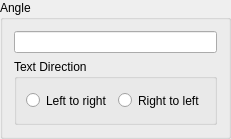
          <widget class="QGroupBox" name="bgShape">
           <property name="sizePolicy">
            <sizepolicy hsizetype="Minimum" vsizetype="Preferred">
             <horstretch>0</horstretch>
             <verstretch>0</verstretch>
            </sizepolicy>
           </property>
           <property name="minimumSize">
            <size>
             <width>80</width>
             <height>0</height>
            </size>
           </property>
           <property name="title">
            <string>Angle</string>
           </property>
           <layout class="QVBoxLayout">
            <item>
             <widget class="QLineEdit" name="leAngle">
              <property name="sizePolicy">
               <sizepolicy hsizetype="Expanding" vsizetype="Fixed">
                <horstretch>0</horstretch>
                <verstretch>0</verstretch>
               </sizepolicy>
              </property>
              <property name="toolTip">
               <string>Rotation angle</string>
              </property>
             </widget>
            </item>
            <item>
             <widget class="QGroupBox" name="groupBox">
              <property name="sizePolicy">
               <sizepolicy hsizetype="Expanding" vsizetype="Preferred">
                <horstretch>0</horstretch>
                <verstretch>0</verstretch>
               </sizepolicy>
              </property>
              <property name="title">
               <string>Text Direction</string>
              </property>
              <property name="flat">
               <bool>false</bool>
              </property>
              <property name="checkable">
               <bool>false</bool>
              </property>
              <layout class="QHBoxLayout" name="horizontalLayout_3">
               <item>
                <widget class="QRadioButton" name="rbLeftToRight">
                 <property name="minimumSize">
                  <size>
                   <width>50</width>
                   <height>25</height>
                  </size>
                 </property>
                 <property name="toolTip">
                  <string>Left to right text direction</string>
                 </property>
                 <property name="text">
                  <string>Left to right</string>
                 </property>
                </widget>
               </item>
               <item>
                <widget class="QRadioButton" name="rbRightToLeft">
                 <property name="minimumSize">
                  <size>
                   <width>50</width>
                   <height>25</height>
                  </size>
                 </property>
                 <property name="toolTip">
                  <string>Right to left text direction</string>
                 </property>
                 <property name="text">
                  <string>Right to left</string>
                 </property>
                </widget>
               </item>
              </layout>
             </widget>
            </item>
           </layout>
          </widget>
